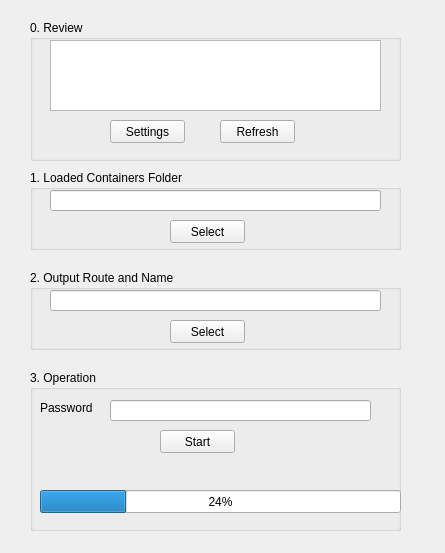
<?xml version="1.0" encoding="UTF-8"?>
<ui version="4.0">
 <class>bulk_decode</class>
 <widget class="QWidget" name="bulk_decode">
  <property name="geometry">
   <rect>
    <x>0</x>
    <y>0</y>
    <width>445</width>
    <height>553</height>
   </rect>
  </property>
  <property name="windowTitle">
   <string>Bulk Decoder</string>
  </property>
  <widget class="QGroupBox" name="groupBox">
   <property name="geometry">
    <rect>
     <x>30</x>
     <y>20</y>
     <width>371</width>
     <height>141</height>
    </rect>
   </property>
   <property name="title">
    <string>0. Review</string>
   </property>
   <widget class="QTextEdit" name="textEdit">
    <property name="geometry">
     <rect>
      <x>20</x>
      <y>20</y>
      <width>331</width>
      <height>71</height>
     </rect>
    </property>
    <property name="font">
     <font>
      <pointsize>12</pointsize>
     </font>
    </property>
   </widget>
   <widget class="QPushButton" name="pushButton_4">
    <property name="geometry">
     <rect>
      <x>80</x>
      <y>100</y>
      <width>75</width>
      <height>23</height>
     </rect>
    </property>
    <property name="text">
     <string>Settings</string>
    </property>
   </widget>
   <widget class="QPushButton" name="pushButton_5">
    <property name="geometry">
     <rect>
      <x>190</x>
      <y>100</y>
      <width>75</width>
      <height>23</height>
     </rect>
    </property>
    <property name="text">
     <string>Refresh</string>
    </property>
   </widget>
  </widget>
  <widget class="QGroupBox" name="groupBox_2">
   <property name="geometry">
    <rect>
     <x>30</x>
     <y>170</y>
     <width>371</width>
     <height>80</height>
    </rect>
   </property>
   <property name="title">
    <string>1. Loaded Containers Folder</string>
   </property>
   <widget class="QLineEdit" name="lineEdit">
    <property name="geometry">
     <rect>
      <x>20</x>
      <y>20</y>
      <width>331</width>
      <height>21</height>
     </rect>
    </property>
   </widget>
   <widget class="QPushButton" name="pushButton">
    <property name="geometry">
     <rect>
      <x>140</x>
      <y>50</y>
      <width>75</width>
      <height>23</height>
     </rect>
    </property>
    <property name="text">
     <string>Select</string>
    </property>
   </widget>
  </widget>
  <widget class="QGroupBox" name="groupBox_3">
   <property name="geometry">
    <rect>
     <x>30</x>
     <y>270</y>
     <width>371</width>
     <height>80</height>
    </rect>
   </property>
   <property name="title">
    <string>2. Output Route and Name</string>
   </property>
   <widget class="QLineEdit" name="lineEdit_2">
    <property name="geometry">
     <rect>
      <x>20</x>
      <y>20</y>
      <width>331</width>
      <height>21</height>
     </rect>
    </property>
   </widget>
   <widget class="QPushButton" name="pushButton_2">
    <property name="geometry">
     <rect>
      <x>140</x>
      <y>50</y>
      <width>75</width>
      <height>23</height>
     </rect>
    </property>
    <property name="text">
     <string>Select</string>
    </property>
   </widget>
  </widget>
  <widget class="QGroupBox" name="groupBox_4">
   <property name="geometry">
    <rect>
     <x>30</x>
     <y>370</y>
     <width>371</width>
     <height>161</height>
    </rect>
   </property>
   <property name="title">
    <string>3. Operation</string>
   </property>
   <widget class="QLineEdit" name="lineEdit_3">
    <property name="geometry">
     <rect>
      <x>80</x>
      <y>30</y>
      <width>261</width>
      <height>21</height>
     </rect>
    </property>
   </widget>
   <widget class="QPushButton" name="pushButton_3">
    <property name="geometry">
     <rect>
      <x>130</x>
      <y>60</y>
      <width>75</width>
      <height>23</height>
     </rect>
    </property>
    <property name="text">
     <string>Start</string>
    </property>
   </widget>
   <widget class="QLabel" name="label">
    <property name="geometry">
     <rect>
      <x>10</x>
      <y>30</y>
      <width>61</width>
      <height>16</height>
     </rect>
    </property>
    <property name="text">
     <string>Password</string>
    </property>
   </widget>
   <widget class="QProgressBar" name="progressBar">
    <property name="geometry">
     <rect>
      <x>10</x>
      <y>120</y>
      <width>361</width>
      <height>23</height>
     </rect>
    </property>
    <property name="value">
     <number>24</number>
    </property>
   </widget>
  </widget>
 </widget>
 <resources/>
 <connections/>
</ui>
